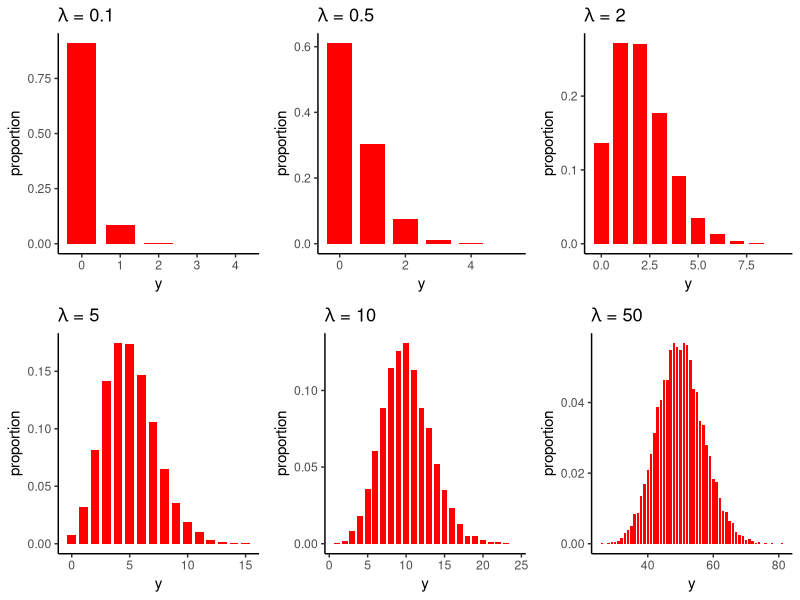
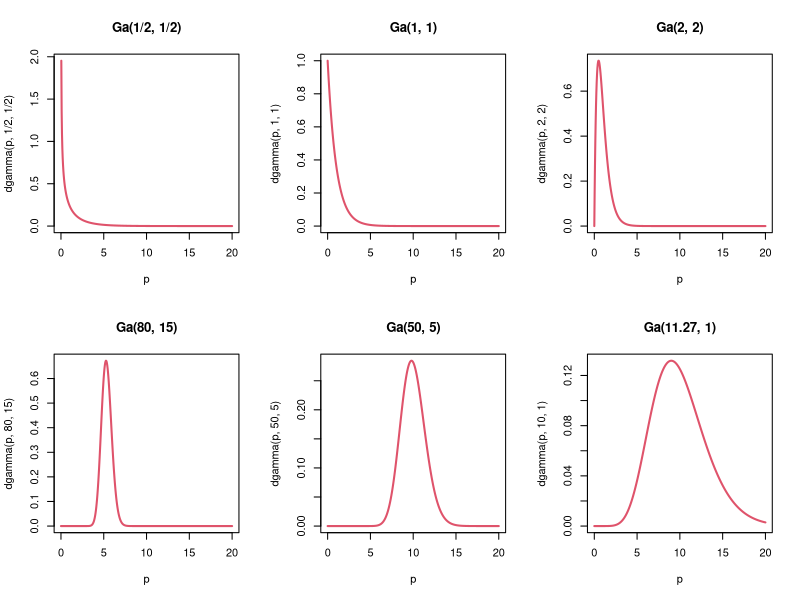

Write R code to recreate these figures, in order. (Note: this script raises an error after producing the figures.)
#--------------------------------------------
# Poisson (likelihood) - Gamma (prior) models 
# in R
#--------------------------------------------

# 1. Histogram of Poisson distributed observations

library(tidyverse)
set.seed(2023)
s1 <- data.frame('data' = rpois(n = 10000, lambda = 1/10))
s2 <- data.frame('data' = rpois(n = 10000, lambda = 1/2))
s3 <- data.frame('data' = rpois(n = 10000, lambda = 2))
s4 <- data.frame('data' = rpois(n = 10000, lambda = 5))
s5 <- data.frame('data' = rpois(n = 10000, lambda = 10))
s6 <- data.frame('data' = rpois(n = 10000, lambda = 50))

p1 <- s1 %>% ggplot() +
  geom_bar(aes(x = data, y = stat(count / sum(count))), width = 0.75,
           fill = 'red') +
  labs(x = 'y', y = 'proportion', title = lambda~ '= 0.1') + theme_classic()
scale_color_gradient(low="firebrick1", high="firebrick4")
p2 <- s2 %>% ggplot() +
  geom_bar(aes(x = data, y = stat(count / sum(count))), width = 0.75,
           fill = 'red') +
  labs(x = 'y', y = 'proportion', title = lambda~ '= 0.5')  + theme_classic()
p3 <- s3 %>% ggplot() +
  geom_bar(aes(x = data, y = stat(count / sum(count))), width = 0.75,
           fill = 'red') +
  labs(x = 'y', y = 'proportion', title = lambda~ '= 2') + theme_classic()
p4 <- s4 %>% ggplot() +
  geom_bar(aes(x = data, y = stat(count / sum(count))), width = 0.75,
           fill = 'red') +
  labs(x = 'y', y = 'proportion', title = lambda~ '= 5') + theme_classic()
scale_color_gradient(low="firebrick1", high="firebrick4")
p5 <- s5 %>% ggplot() +
  geom_bar(aes(x = data, y = stat(count / sum(count))), width = 0.75,
           fill = 'red') +
  labs(x = 'y', y = 'proportion', title = lambda~ '= 10')  + theme_classic()
p6 <- s6 %>% ggplot() +
  geom_bar(aes(x = data, y = stat(count / sum(count))), width = 0.75,
           fill = 'red') +
  labs(x = 'y', y = 'proportion', title = lambda~ '= 50') + theme_classic()

library(gridExtra)

grid.arrange(p1, p2, p3, p4, p5, p6, nrow = 2)


# 2. Density plots of examples of Gamma family

par(mfrow = c(2,3))
p = seq(0, 20, length = 500)
plot(p, dgamma(p, 1/2, 1/2), col = 2, lwd = 2, main = 'Ga(1/2, 1/2)', type = 'l')
plot(p, dgamma(p, 1, 1), col = 2, lwd = 2, main = 'Ga(1, 1)', type = 'l')
plot(p, dgamma(p, 2, 2), col = 2, lwd = 2, main = 'Ga(2, 2)', type = 'l')
plot(p, dgamma(p, 80, 15), col = 2, lwd = 2, main = 'Ga(80, 15)', type = 'l')
plot(p, dgamma(p, 50, 5), col = 2, lwd = 2, main = 'Ga(50, 5)', type = 'l')
plot(p, dgamma(p, 10, 1), col = 2, lwd = 2, main = 'Ga(11.27, 1)', type = 'l')

# 3. Density plots of posteriors

# priors
alpha1 = 2; beta1 = 2
prior1 = lambda^(alpha1 - 1) * exp(- lambda * beta1) ; prior1 = prior1 / sum(prior1)

# data
n = 20; lambda1 = 1 # Poisson likelihood parameters

# likelihood
likelihood1 = dpois(lambda1, lambda)

# posterior
lp1 = likelihood1 * prior1 ; posterior1 = lp1 / sum(lp1)
set.seed(2023)
data1 = rpois(n = n, lambda = lambda1)
meandata1 = mean(data1) # [1] 0.85
alpha_posterior = round(alpha1 + n*mean(data1), 2) # 19
beta_posterior = n + beta1 # 22

# plots
ylim = c(0, max(c(prior1, posterior1, likelihood1 / sum(likelihood1))))
xlim = range(lambda)
plot(lambda, prior1, type='l', xlim=xlim, ylim=ylim, col="red", xlab='lambda', ylab='', yaxt='n',
     main = 'Posterior distribution in blue - Ga(19, 22)')
par(new=T) 
plot(lambda, likelihood1/sum(likelihood1), type='l', xlim=xlim, ylim=ylim, col="black", xlab='', ylab='', yaxt='n')
par(new=T)
plot(lambda, posterior1, type='l', xlim=xlim, ylim=ylim, col="blue", xlab='', ylab='', yaxt='n')
legend("topright", c("Ga(2,2) prior", "Example of a scaled likelihood P(1)", "Ga(19,22) posterior"), lty=1, col=c("red", "black", "blue"))

# ggplot
# plot of the Jeffreys prior Gamma(1/2, 0)
ggplot(data=data_frame,aes(x=lambda))+
  stat_function(fun=dgamma, args=list(shape=1/2, scale=0.01), 
                colour = "darkred", linetype = "solid", lwd = 1.2) +
  stat_function(fun=dgamma, linetype="dashed", args=list(shape=1/2, scale=1/2),
                colour = "black", linetype = "dashed", lwd = 1.2) +
  xlim(range(lambda)) + ylim(0, max(c(prior1, posterior1, likelihood1 / sum(likelihood1)))) +
  labs(title = 'Jeffreys Gamma prior',
       subtitle = 'in red Gamma(1/2, 0.01) because Gamma(1/2, 0) is impossible to plot. Gamma(1/2, 1/2) prior in dashed black',
       y="density", x="lambda") +
  theme(axis.text=element_text(size=8),
        axis.title=element_text(size=8),
        plot.subtitle=element_text(size=10, face="italic", color="darkred"),
        panel.background = element_rect(fill = "white", colour = "grey50"),
        panel.grid.major = element_line(colour = "grey90"))

# Posterior mean, posterior variance and 95% Credible Interval including the sample median
set.seed(2023)
data1 = rpois(n = n, lambda = lambda1)
alpha_posterior = round(alpha1 + n*mean(data1), 2) # 19
beta_posterior = n + beta1 # 22

pmean = alpha_posterior / beta_posterior
pmean
# [1] 0.8636364

pvariance = alpha_posterior / beta_posterior^2
pvariance
# [1] 0.0392562

# 95% Credible Interval obtained by direct sampling (simulation)
set.seed(2023)
round(quantile(rgamma(n = 10^8, alpha_posterior, beta_posterior), probs = c(0.025, 0.5, 0.975)),4)
#   2.5%    50%  97.5% 
# 0.5200 0.8486 1.2931 

# Posterior mean obtained from direct sampling
set.seed(2023)
mean(rgamma(n = 10^8, alpha_posterior, beta_posterior))
# [1] 0.8928863

# Jeffrey's prior
lambda <- seq(0,10,length=1000)
density <- dgamma(lambda, shape = 1/2, scale = 0)

# dataframe <- data.frame()
data_frame <- data.frame(density, lambda)

# plot of the Jeffreys prior Gamma(1/2, 0)
ggplot(data=data_frame,aes(x=lambda))+
  stat_function(fun=dgamma, args=list(shape=1/2, scale=0.01), 
                colour = "darkred", linetype = "solid", lwd = 1.2) +
  stat_function(fun=dgamma, linetype="dashed", args=list(shape=1/2, scale=1/2),
                colour = "black", linetype = "dashed", lwd = 1.2) +
  xlim(0, 1) + ylim(0, 5) +
  labs(title = 'Jeffreys Gamma prior',
       subtitle = 'in red Gamma(1/2, 0.01) because Gamma(1/2, 0) is impossible to plot. Gamma(1/2, 1/2) prior in dashed black',
       y="density", x="lambda") +
  theme(axis.text=element_text(size=8),
        axis.title=element_text(size=8),
        plot.subtitle=element_text(size=10, face="italic", color="darkred"),
        panel.background = element_rect(fill = "white", colour = "grey50"),
        panel.grid.major = element_line(colour = "grey90"))

#----
# end
#----